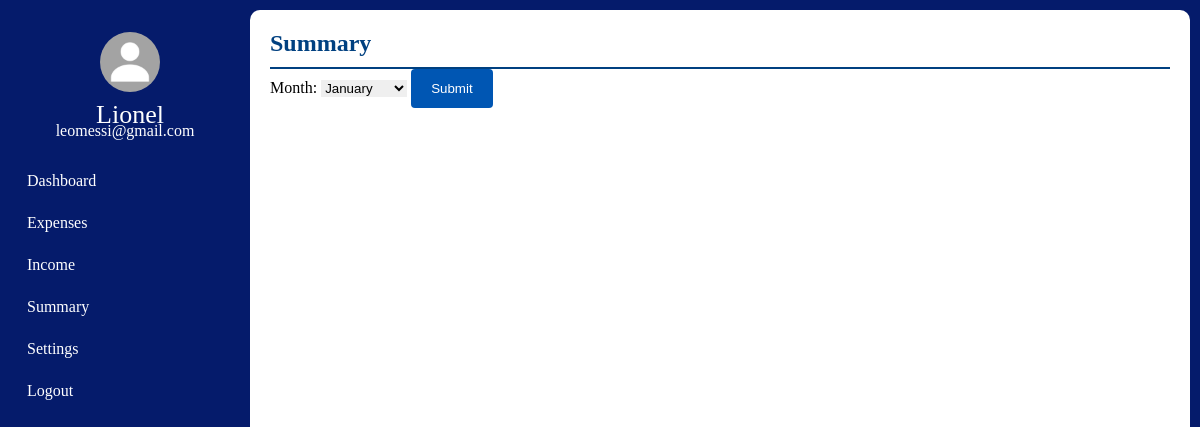
The page /summary/2 on the database as committed earlier.
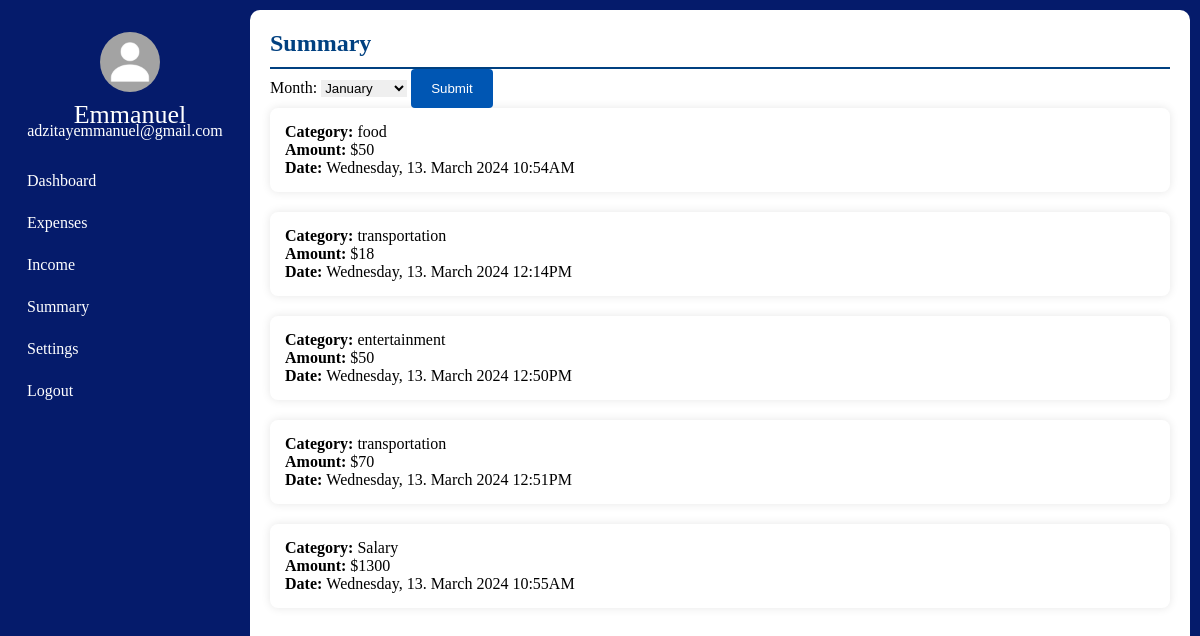
The same page on the database as committed later.
### tables this page shows
CREATE TABLE User(
                id INTEGER PRIMARY KEY AUTOINCREMENT,
                User_First_Name TEXT NOT NULL,
                User_Last_Name TEXT NOT NULL,
                User_Email TEXT  UNIQUE NOT NULL,
                User_Password TEXT NOT NULL
                );

CREATE TABLE Expenses(
                id INTEGER PRIMARY KEY AUTOINCREMENT,
                Category TEXT NOT NULL,
                Expense INTEGER NOT NULL,
                Date TEXT NOT NULL,
                MonthAndYear TEXT NOT NULL,
                DayOfWeek TEXT NOT NULL,
                User_id INTEGER ,
                FOREIGN KEY (User_id) REFERENCES User (id)
                );

CREATE TABLE Incomes(
                id INTEGER PRIMARY KEY AUTOINCREMENT,
                Source TEXT NOT NULL,
                Income INTEGER NOT NULL,
                Date TEXT NOT NULL,
                MonthAndYear TEXT NOT NULL,
                Percent INTEGER NOT NULL,
                Color TEXT NOT NULL,
                User_id INTEGER NOT NULL,
                FOREIGN KEY (User_id) REFERENCES User (id)
                );

### app.py (the view, shortened to what this page needs)
@app.route('/summary/<int:id>', methods=['GET', 'POST'])
def summary(id):
    if request.method == 'GET':
        db_connection = get_db()
        cursor = db_connection.cursor()
        cursor.execute("SELECT User_First_Name, User_Last_Name, User_Email FROM User WHERE id = ?", (id,))
        user_data = cursor.fetchone()
        first_name = user_data[0]
        user_email = user_data[2]
        cursor.execute("SELECT User_First_Name, User_Email, Source, Income, Date FROM Incomes JOIN User on Incomes.User_id == User.id WHERE User_id = ?", (id,))
        incomes = cursor.fetchall()
        cursor.execute("SELECT User_First_Name, User_Email, Category, Expense, Date FROM Expenses JOIN User on Expenses.User_id == User.id WHERE User_id = ?", (id,))
        entries = cursor.fetchall()
        return render_template("summary.html", id=id, first_name=first_name, incomes=incomes, user_email=user_email, entries=entries)

### app.py (called while the page is built)
def get_db():
    connection = sqlite3.connect(DATABASE)
    return connection

### templates/summary.html (shortened to what this page needs)
<!DOCTYPE html>
<html lang="en-US">
  <head>
    <link href="https://maxcdn.bootstrapcdn.com/font-awesome/4.6.1/css/font-awesome.min.css" rel="stylesheet">
    <link rel="stylesheet" href="{{ url_for('static', filename='css/expenses_style.css') }}">
  </head>
  <body>
    <div class="container">
      <nav class="nav-bar">
            <ul>
                <li>
                    <a href="#" class="logo">
                        <div class="user-profile">
                            <img src="{{ url_for('static', filename='images/MyPassportPicture.jpg') }}" alt=""/>
                            <span class="nav-item">
                                {{ first_name}}<br>
                            </span>
                            <span class="email">{{ user_email }}</span>
                        </div>
                    </a>
                </li>
                <li>
                    <a href="/dashboard/{{id}}">
                        <span class="nav-item menu">
                            Dashboard
                        </span>
                    </a>
                </li>
                <li>
                    <a href="/expenses/{{id}}">
                        <span class="nav-item menu">
                            Expenses
                        </span>
                    </a>
                </li>
                <li>
                    <a href="/income/{{id}}">
                        <span class="nav-item menu">
                            Income
                        </span>
                    </a>
                </li>
                <li>
                    <a href="/summary/{{id}}">
                        <span class="nav-item active">
                            Summary
                        </span>
                    </a>
                </li>
                <li>
                    <a href="#">
                        <span class="nav-item menu">
                            Settings
                        </span>
                    </a>
                </li>
                <li>
                    <a href="{{ url_for('logout') }}">
                        <span class="nav-item menu">
                            Logout
                        </span>
                    </a>
                </li>
            </ul>
        </nav>
        <section>
            <div class="white" id="add__section">
              <div class="title">
                <h2>Summary</h2>
                <form method="POST" action="/summary/{{ id }}">
                    <label for="month">Month:</label>
                    <select id="month" name="month" required>
                        {% for month in ["January", "February", "March", "April", "May", "June", "July", "August", "September", "October", "November", "December"] %}
                            <option value="{{ month }}" {% if month == selected_month %}selected{% endif %}>{{ month }}</option>
                        {% endfor %}
                    </select>
                    <button type="submit">Submit</button>
                </form>
              </div>
              <ul>
                {% for entry in entries %}
                <li id="entries">
                  <strong>Category: </strong>{{ entry[2] }} <br>
                  <strong>Amount: </strong>${{ entry[3] }} <br>
                  <strong>Date: </strong>{{ entry[4] }}</li>
                  {% endfor %}
                </ul>
                <ul>
                    {% for income in incomes %}
                    <li id="entries">
                      <strong>Category: </strong>{{ income[2] }} <br>
                      <strong>Amount: </strong>${{ income[3] }} <br>
                      <strong>Date: </strong>{{ income[4] }}</li>
                      {% endfor %}
                    </ul>
                </div>
            </div>
      </body>
      </html>

Rows that differ between the two databases and show on the page:
changed User: User_First_Name "Lionel" → "Emmanuel"; User_Email "leomessi@gmail.com" → "adzitayemmanuel@gmail.com"
now on this page (row edited): Expenses: Category "food", Expense "50", Date "Wednesday, 13. March 2024 10:54AM"
added Expenses: Category "transportation", Expense "18", Date "Wednesday, 13. March 2024 12:14PM"
added Expenses: Category "entertainment", Expense "50", Date "Wednesday, 13. March 2024 12:50PM"
added Expenses: Category "transportation", Expense "70", Date "Wednesday, 13. March 2024 12:51PM"
added Incomes: Source "Salary", Income "1300", Date "Wednesday, 13. March 2024 10:55AM"
